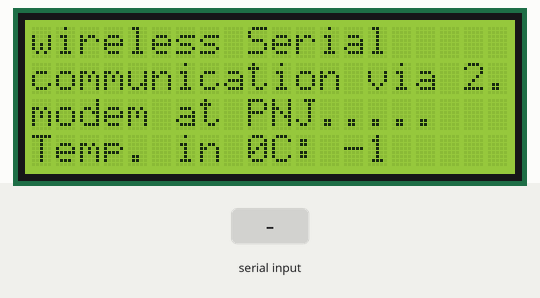
This sketch was run on a simulated Arduino Uno, built with avr-gcc and run on an emulated ATmega328P. On the bench: 20×4 character LCD. The inputs (shaded band) are chosen by the test bench. What the sketch prints to the serial monitor is not drawn.

Above: at 1.2 s.
1.3 s: byte 30 received over Serial
At 1.59 s:
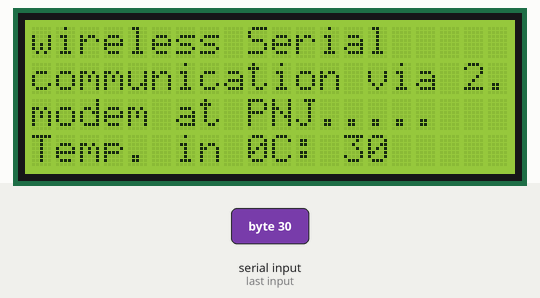
3.1 s: byte 90 received over Serial
4.8 s: byte 120 received over Serial
At 5.7 s:
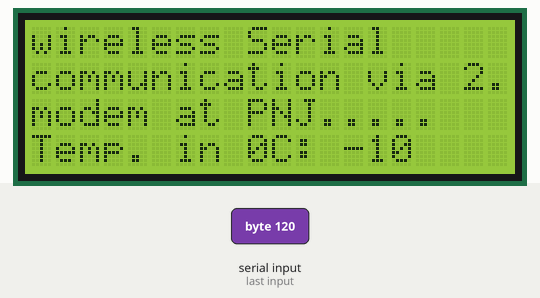
Timing chart, 0 to 7.8 s (numbered marks = the images above; inputs shaded):
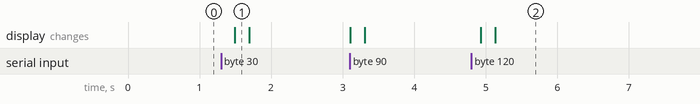

Measured:
- after the input at 1.3 s, the display: changes after 0.19 s (image 1)
- after the input at 4.8 s, the display: first changes after 0.13 s (image 2 shows a later state)

The sketch:

Bagian_Reciever.ino
```cpp
#include <LiquidCrystal.h>
LiquidCrystal lcd(13, 12, 11, 10, 9, 8);

void setup() {
 lcd.begin(20,4);
 Serial.begin(9600);
 lcd.setCursor(0,0);
 lcd.print("wireless Serial ");
 lcd.setCursor(0,1);
 lcd.print("communication via 2.4 GHz");
 lcd.setCursor(0,2);
 lcd.print("modem at PNJ.....");
}

void loop() {
  int TEMP_VALUE=Serial.read();
  lcd.setCursor(0,3);
  lcd.print("Temp. in 0C:");
  lcd.setCursor(13,3);
  lcd.print(TEMP_VALUE);
  delay(100);
 Serial.print("TEMP_VAL;");
 Serial.println(TEMP_VALUE);
 delay(100);
}
```
